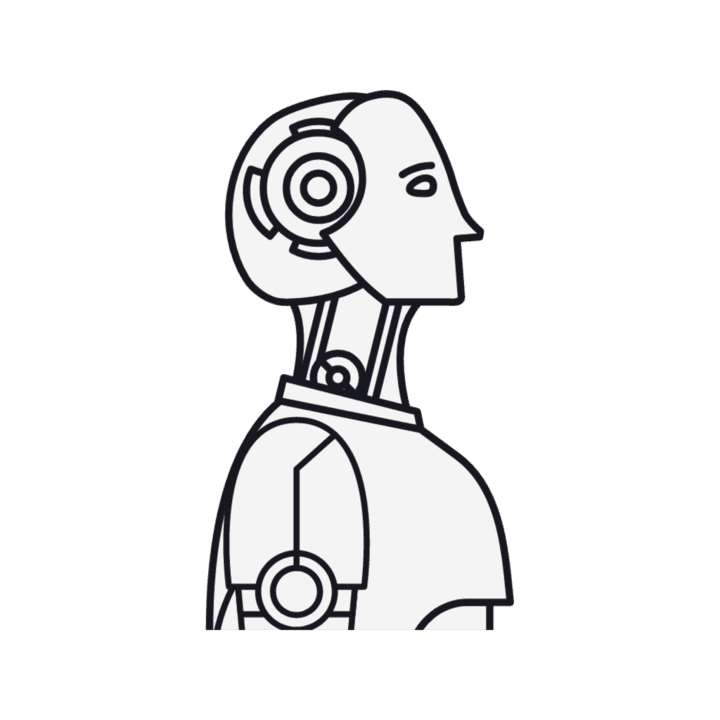
#> input picture images/generated/launcher_full.png, 720 x 720 px, found by its file name
$ python make_phone_showcase.py
#> lines starting #> are read from the running program, lines starting #| are printed output that depends on the picture; after the words box and inside, x2 and y2 are one past the last pixel; in counts of white or black regions, pixels touching at a corner belong together
#!/usr/bin/env python3
"""Generate LIGHT-MODE branded phone screenshots for Custom RR.

Keeps the existing showcase design (green robot badge, mono eyebrow with a
green underline, serif headline, subtitle, and the app screenshot in a
rounded phone frame) but flips it to a LIGHT theme: a light green gradient
background, dark text, and light-mode app captures.

Raw LIGHT app captures live in RAW_DIR (portrait). Output is 1080x1920 PNGs
(the Play phone screenshot size), written to OUT_DIR. This writes to a PREVIEW
dir; rollout to fastlane/zapstore/etc. is a separate, deliberate step.
"""

from __future__ import annotations

import os
from PIL import Image, ImageDraw, ImageFilter, ImageFont

W, H = 1080, 1920
RAW_DIR = "/tmp/light-phone-raw"
OUT_DIR = "/tmp/light-phone-preview"
ROBOT = "/home/monsiu/Custom-RR/images/generated/launcher_full.png"

F = "/usr/share/fonts/TTF"
FONT_EYEBROW = f"{F}/JetBrainsMonoNerdFont-Bold.ttf"
FONT_HEAD = f"{F}/RobotoSlab-Bold.ttf"
FONT_SUB = f"{F}/DejaVuSans.ttf"
FONT_SB = f"{F}/DejaVuSans-Bold.ttf"

# Light Custom RR palette.
BG_TOP = (233, 246, 224)      # soft green
BG_BOTTOM = (246, 251, 242)   # near-white green
GREEN = (126, 217, 87)        # brand #7ED957
DEEP_GREEN = (53, 107, 35)    # eyebrow / underline
HEADLINE = (16, 36, 14)       # near-black green
SUBTITLE = (76, 94, 68)
FRAME_BEZEL = (255, 255, 255)
STATUSBAR_BG = (246, 249, 243)
STATUSBAR_FG = (40, 52, 36)

# eyebrow, headline, subtitle  (matches the current dark set verbatim)
COPY = [
    ("CUSTOM RR", "Your custom Android toolkit",
     "ROMs, recoveries, root, and device support in one place."),
    ("CUSTOM ROMS", "Track ROM freshness fast",
     "Browse active projects, check freshness, and jump to sources."),
    ("ROM DETAILS", "Open every project deeply",
     "Features, links, and supported devices at a glance."),
    ("RECOVERIES", "Recoveries made searchable",
     "TWRP, OrangeFox, PBRP, SHRP, and one-tap source links."),
    ("ROOT", "Root tools, clearly curated",
     "Magisk, KernelSU, APatch, and SukiSU with status badges."),
    ("DEVICES", "Find support by device",
     "Search by brand, model, or codename to match ROM support."),
]


def font(path, size):
    return ImageFont.truetype(path, size)


def text_w(draw, text, fnt, tracking=0.0):
    if tracking == 0:
        return draw.textlength(text, font=fnt)
    return sum(draw.textlength(c, font=fnt) + tracking for c in text) - tracking


def draw_centered(draw, cx, y, text, fnt, fill, tracking=0.0):
    total = text_w(draw, text, fnt, tracking)
    x = cx - total / 2
    if tracking == 0:
        draw.text((x, y), text, font=fnt, fill=fill)
        return
    for c in text:
        draw.text((x, y), c, font=fnt, fill=fill)
        x += draw.textlength(c, font=fnt) + tracking


def wrap(draw, text, fnt, max_w):
    words, lines, cur = text.split(), [], ""
    for wd in words:
        trial = f"{cur} {wd}".strip()
        if draw.textlength(trial, font=fnt) <= max_w:
            cur = trial
        else:
            if cur:
                lines.append(cur)
            cur = wd
    if cur:
        lines.append(cur)
    return lines


def gradient_bg():
    col = Image.new("RGB", (1, H))
    for y in range(H):
        t = y / (H - 1)
        col.putpixel((0, y), tuple(
            int(BG_TOP[i] + (BG_BOTTOM[i] - BG_TOP[i]) * t) for i in range(3)))
    return col.resize((W, H)).convert("RGBA")


def rounded_mask(size, radius):
    m = Image.new("L", size, 0)
    ImageDraw.Draw(m).rounded_rectangle([0, 0, size[0] - 1, size[1] - 1], radius=radius, fill=255)
    return m


def circle_badge(diameter=156):
    badge = Image.new("RGBA", (diameter, diameter), (0, 0, 0, 0))
    d = ImageDraw.Draw(badge)
    d.ellipse([0, 0, diameter - 1, diameter - 1], fill=GREEN + (255,))
    # robot (trim to the shape, fit inside the circle)
    robot = Image.open(ROBOT).convert("RGBA")
    bbox = robot.getbbox()
    robot = robot.crop(bbox)
    target = int(diameter * 0.66)
    rw = target
    rh = int(robot.height * target / robot.width)
    robot = robot.resize((rw, rh), Image.LANCZOS)
    # place centered horizontally, sitting a touch low (bust hugs bottom of circle)
    bx = (diameter - rw) // 2
    by = diameter - rh - int(diameter * 0.06)
    badge.alpha_composite(robot, (bx, max(by, int(diameter * 0.12))))
    # clip to circle so the bust does not spill past the badge
    badge.putalpha(Image.composite(badge.split()[3], Image.new("L", badge.size, 0),
                                   rounded_mask((diameter, diameter), diameter // 2)))
    return badge


def status_bar(width, height=46):
    bar = Image.new("RGBA", (width, height), STATUSBAR_BG + (255,))
    d = ImageDraw.Draw(bar)
    ft = font(FONT_SB, 24)
    d.text((28, (height - 24) // 2 - 2), "9:41", font=ft, fill=STATUSBAR_FG)
    # right cluster: signal bars, wifi dot, battery
    x = width - 150
    cy = height // 2
    for i in range(4):
        bh = 6 + i * 5
        d.rounded_rectangle([x + i * 12, cy + 8 - bh, x + i * 12 + 8, cy + 8], radius=2, fill=STATUSBAR_FG)
    # wifi (simple arc-ish triangle)
    wx = x + 62
    d.pieslice([wx, cy - 10, wx + 26, cy + 16], start=225, end=315, fill=STATUSBAR_FG)
    # battery
    bx = width - 46
    d.rounded_rectangle([bx, cy - 9, bx + 30, cy + 9], radius=4, outline=STATUSBAR_FG, width=2)
    d.rectangle([bx + 3, cy - 5, bx + 23, cy + 5], fill=STATUSBAR_FG)
    d.rounded_rectangle([bx + 31, cy - 4, bx + 34, cy + 4], radius=2, fill=STATUSBAR_FG)
    return bar


def phone_frame(shot_path):
    screen_w = 744
    radius = 42
    sb_h = 46
    bezel = 18            # phone-body thickness around the screen
    body_col = (22, 25, 29)     # charcoal phone body
    edge_col = (58, 64, 70)     # subtle inner rim highlight
    shot = Image.open(shot_path).convert("RGB")
    sh = int(shot.height * screen_w / shot.width)
    shot = shot.resize((screen_w, sh), Image.LANCZOS)

    inner_h = sb_h + sh
    # the screen: white rounded panel + status bar + app shot
    screen = Image.new("RGBA", (screen_w, inner_h), (0, 0, 0, 0))
    ImageDraw.Draw(screen).rounded_rectangle([0, 0, screen_w - 1, inner_h - 1], radius=radius, fill=(255, 255, 255, 255))
    screen.paste(status_bar(screen_w, sb_h), (0, 0))
    screen.paste(shot, (0, sb_h))
    screen.putalpha(rounded_mask((screen_w, inner_h), radius))

    # the phone body (bezel) around the screen; bottom bleeds off the canvas.
    # A small horizontal margin leaves room for protruding side buttons.
    body_w = screen_w + bezel * 2
    body_h = inner_h + bezel * 2
    body_r = radius + bezel
    m = 8
    cw = body_w + m * 2
    L, R = m, m + body_w
    body = Image.new("RGBA", (cw, body_h), (0, 0, 0, 0))
    bd = ImageDraw.Draw(body)
    bd.rounded_rectangle([L, 0, R - 1, body_h - 1], radius=body_r, fill=body_col + (255,))
    # thin lighter rim just inside the body edge for a metallic look
    bd.rounded_rectangle([L + 4, 4, R - 5, body_h - 5], radius=body_r - 4, outline=edge_col + (255,), width=2)
    # side buttons (raised metallic bars protruding from the body edges)
    btn_col = (44, 49, 55)
    btn_hi = (82, 90, 98)
    # right: power / lock button
    py, pl = int(body_h * 0.27), 84
    bd.rounded_rectangle([R - 3, py, R + 5, py + pl], radius=3, fill=btn_col)
    bd.rectangle([R - 3, py, R + 5, py + 3], fill=btn_hi)
    # left: volume rocker (long)
    vy, vl = int(body_h * 0.16), 224
    bd.rounded_rectangle([L - 5, vy, L + 3, vy + vl], radius=3, fill=btn_col)
    bd.rectangle([L - 5, vy, L + 3, vy + 3], fill=btn_hi)
    body.alpha_composite(screen, (L + bezel, bezel))
    return body


def render(idx, eyebrow, headline, subtitle, shot_path, out_path):
    canvas = gradient_bg()
    d = ImageDraw.Draw(canvas)
    cx = W // 2

    # green circle robot badge
    badge = circle_badge(156)
    # soft shadow under badge
    sh = Image.new("RGBA", (W, H), (0, 0, 0, 0))
    sh.alpha_composite(Image.new("RGBA", badge.size, (30, 70, 20, 90)), (cx - badge.width // 2, 104))
    sh.putalpha(sh.split()[3])
    canvas.alpha_composite(canvas)  # no-op keep
    canvas.alpha_composite(badge, (cx - badge.width // 2, 92))

    # eyebrow + underline
    fe = font(FONT_EYEBROW, 27)
    ey_y = 286
    draw_centered(d, cx, ey_y, eyebrow, fe, DEEP_GREEN, tracking=7)
    ew = text_w(d, eyebrow, fe, 7)
    uy = ey_y + 44
    d.rounded_rectangle([cx - 34, uy, cx + 34, uy + 6], radius=3, fill=GREEN)

    # headline (auto-fit, wrap to 2 lines)
    hsize = 74
    fh = font(FONT_HEAD, hsize)
    while max((text_w(d, ln, fh) for ln in wrap(d, headline, fh, W - 150)), default=0) > W - 150 and hsize > 44:
        hsize -= 2
        fh = font(FONT_HEAD, hsize)
    hlines = wrap(d, headline, fh, W - 150)[:2]
    hy = 360
    for ln in hlines:
        draw_centered(d, cx, hy, ln, fh, HEADLINE)
        hy += int(hsize * 1.16)

    # subtitle
    fs = font(FONT_SUB, 30)
    sy = hy + 18
    for ln in wrap(d, subtitle, fs, W - 220)[:2]:
        draw_centered(d, cx, sy, ln, fs, SUBTITLE)
        sy += 44

    # phone frame with drop shadow
    frame = phone_frame(shot_path)
    fx = (W - frame.width) // 2
    fy = 726
    shadow = Image.new("RGBA", (W, H), (0, 0, 0, 0))
    slayer = Image.new("RGBA", frame.size, (0, 0, 0, 0))
    slayer.putalpha(frame.split()[3].point(lambda a: int(a * 0.30)))
    shadow.paste(Image.new("RGBA", frame.size, (14, 34, 10, 255)), (fx, fy + 22), slayer)
    shadow = shadow.filter(ImageFilter.GaussianBlur(30))
    canvas.alpha_composite(shadow)
    canvas.alpha_composite(frame, (fx, fy))

    canvas.convert("RGB").save(out_path)
    print("wrote", out_path)


def main():
    os.makedirs(OUT_DIR, exist_ok=True)
    for i, (eyebrow, headline, subtitle) in enumerate(COPY, start=1):
        shot = os.path.join(RAW_DIR, f"{i:02d}.png")
        out = os.path.join(OUT_DIR, f"{i:02d}.png")
        render(i, eyebrow, headline, subtitle, shot, out)
#> in render, `canvas = gradient_bg()`:
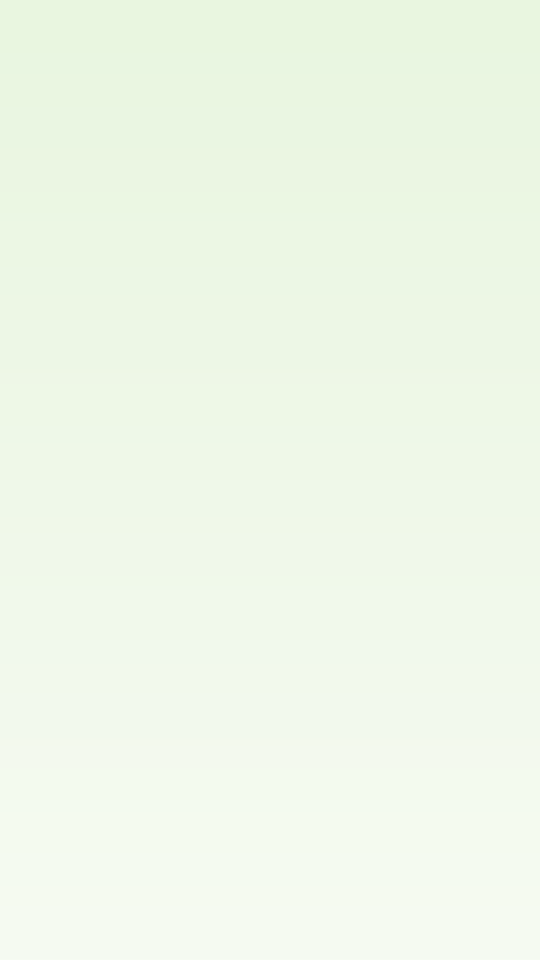
#> canvas: PIL image 1080x1920 RGBA (shown at 1/2 size); mean R, G, B, A 239, 248, 232.5, 255
#> in circle_badge, `badge = Image.new("RGBA", (diameter, diameter), (0, 0, 0, 0))`: badge: PIL image 156x156 RGBA; every value is 0
#> in circle_badge, robot is the input picture: PIL image 720x720 RGBA; mean R, G, B, A 96, 127.8, 100.5, 56.6
#> in circle_badge, `bbox = robot.getbbox()`: bbox = (204, 89, 515, 631)
#> in circle_badge, `robot = robot.crop(bbox)`:
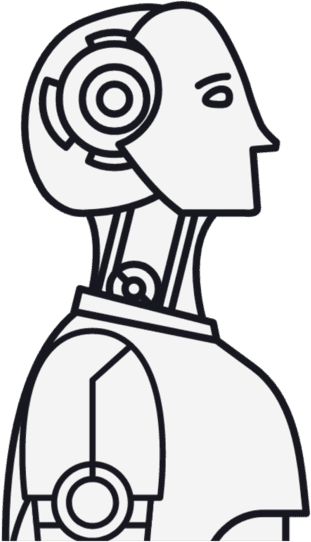
#> robot: PIL image 311x542 RGBA; mean R, G, B, A 148, 160.6, 151.3, 174.2; transparent parts drawn white
#> in circle_badge, `robot = robot.resize((rw, rh), Image.LANCZOS)`:
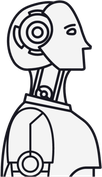
#> robot: PIL image 102x177 RGBA; mean R, G, B, A 126.4, 126.4, 128.2, 174.2; transparent parts drawn white
#> in circle_badge, `badge.alpha_composite(robot, (bx, max(by, int(diameter * 0.12))))`:
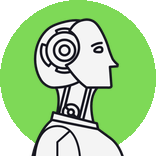
#> badge: PIL image 156x156 RGBA; mean R, G, B, A 119.2, 159.9, 102.7, 204.1; transparent parts drawn white
#> in rounded_mask, `m = Image.new("L", size, 0)`: m: PIL image 156x156 L; every value is 0
#> in rounded_mask, `ImageDraw.Draw(m).rounded_rectangle([0, 0, size[0] - 1, size[1] - 1], ..`:
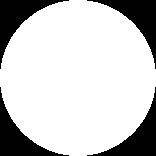
#> m: PIL image 156x156 L; 78.5% white; 4 black regions, box (x1, y1, x2, y2) and area: (0, 0, 69, 69) 1309, (87, 0, 156, 69) 1309, (0, 87, 69, 156) 1309, (87, 87, 156, 156) 1309
#> in render, `sh = Image.new("RGBA", (W, H), (0, 0, 0, 0))`: sh: PIL image 1080x1920 RGBA; every value is 0
#> in render, `sh.alpha_composite(Image.new("RGBA", badge.size, (30, 70, 20, 90)), (c..`:
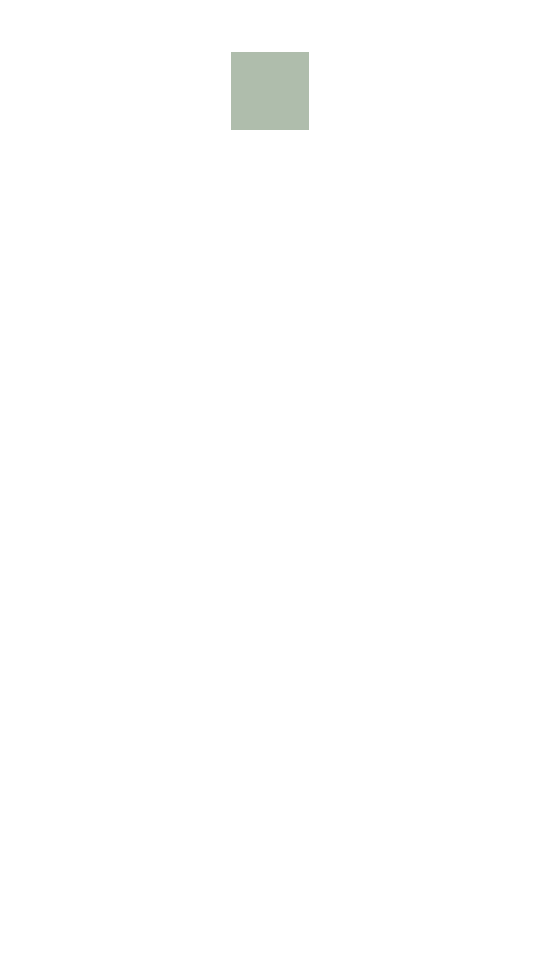
#> sh: PIL image 1080x1920 RGBA (shown at 1/2 size); mean R, G, B, A 0.4, 0.8, 0.2, 1.1; transparent parts drawn white
#> in render, `ew = text_w(d, eyebrow, fe, 7)`: ew = 218.9
#> in wrap, `words, lines, cur = text.split(), [], ""`: words = ['Your', 'custom', 'Android', 'toolkit']; cur = ''
#> after the loop in render, `while max((text_w(d, ln, fh) for ln in wrap(d, headline, fh, W - 150))..`: hsize = 74
#> the loop in wrap (call 2), `for wd in words:` made 4 passes
#> in render, `hlines = wrap(d, headline, fh, W - 150)[:2]`: hlines = ['Your custom Android', 'toolkit']
#> the loop in render, `for ln in hlines:` made 2 passes
#> (ln, total in draw_centered, hy) on passes 1 to 2: ('Your custom Android', 763.6, 445), ('toolkit', 232.6, 530)
#> after the loop in render, `for ln in hlines:`: hy = 530
#> in render, `sy = hy + 18`: sy = 548
#> the loop in render, `for ln in wrap(d, subtitle, fs, W - 220)[:2]:` made 1 pass
#> (total in draw_centered, sy) on pass 1: (850.5, 592)
#> after the loop in render, `for ln in wrap(d, subtitle, fs, W - 220)[:2]:`: sy = 592


if __name__ == "__main__":
#> (the run stopped early here; a loop or call above may not have finished)

$ run again, with images/generated/launcher_adaptive_fg.png copied over images/generated/launcher_full.png
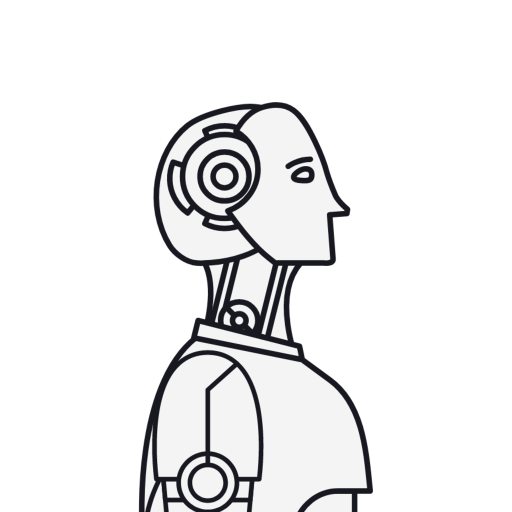
#> input picture images/generated/launcher_adaptive_fg.png, 1024 x 1024 px, found by its file name (shown at 1/2 size)
#> in circle_badge, robot is the input picture: PIL image 1024x1024 RGBA; mean R, G, B, A 46.8, 46.8, 47.5, 64.6
#> bbox = (277, 204, 746, 1024)
#> in circle_badge, `robot = robot.resize((rw, rh), Image.LANCZOS)`:
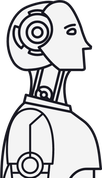
#> robot: PIL image 102x178 RGBA; mean R, G, B, A 127.5, 127.5, 129.4, 176.1; transparent parts drawn white
#> in circle_badge, `badge.alpha_composite(robot, (bx, max(by, int(diameter * 0.12))))`:
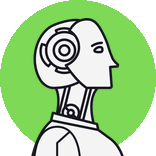
#> badge: PIL image 156x156 RGBA; mean R, G, B, A 119.1, 159.7, 102.7, 204.1; transparent parts drawn white
#> ew = 218.9
#> in wrap, `words, lines, cur = text.split(), [], ""`: words = ['Your', 'custom', 'Android', 'toolkit']; cur = ''
#> after the loop in render, `while max((text_w(d, ln, fh) for ln in wrap(d, headline, fh, W - 150))..`: hsize = 74
#> the loop in wrap (call 2), `for wd in words:` made 4 passes
#> hlines = ['Your custom Android', 'toolkit']
#> the loop in render, `for ln in hlines:` made 2 passes
#> (ln, total in draw_centered, hy) on passes 1 to 2: ('Your custom Android', 763.6, 445), ('toolkit', 232.6, 530)
#> after the loop in render, `for ln in hlines:`: hy = 530
#> in render, `sy = hy + 18`: sy = 548
#> the loop in render, `for ln in wrap(d, subtitle, fs, W - 220)[:2]:` made 1 pass
#> (total in draw_centered, sy) on pass 1: (850.5, 592)
#> after the loop in render, `for ln in wrap(d, subtitle, fs, W - 220)[:2]:`: sy = 592
